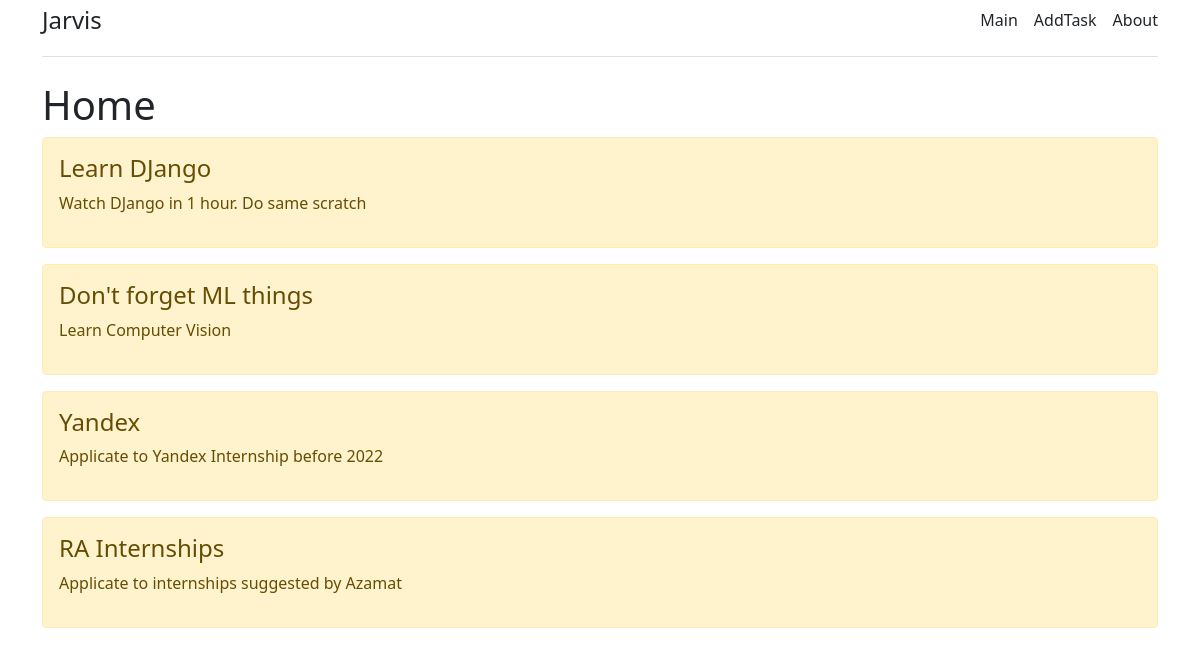
The page / on the database its author committed.
### main/models.py (models this page shows, shortened)
class Task(models.Model):
    title = models.CharField('Title', max_length=50)
    task = models.TextField('Text')

### main/views.py (the view)
# urls.py: path('', views.index, name='home'),
def index(request):
    tasks = Task.objects.all()
    return render(request, 'main/index.html', {'title': 'Home page', 'tasks': tasks})

### main/templates/main/index.html (shortened to what this page needs)
{% extends 'main/base.html' %}
{% block content %}
    <h1>Home</h1>
    {% if tasks %}
        {% for element in tasks %}
            <div class="alert alert-warning mt-2">
                <h4>{{ element.title }}</h4>
                <p>{{ element.task }}</p>
            </div>
        {% endfor %}
    {% else %}
        <p>No tasks</p>
    {% endif %}
{% endblock %}

### main/templates/main/base.html (shortened to what this page needs)
<!doctype html>
<html lang="en">
<head>
    <link rel="stylesheet" href="https://cdn.jsdelivr.net/npm/bootstrap@5.1.3/dist/css/bootstrap.min.css">
</head>
<body>
    <div class="container">
        <div class="d-flex flex-column flex-md-row align-items-center pb-3 mb-4 border-bottom">
          <a href="/" class="d-flex align-items-center text-dark text-decoration-none">
            <span class="fs-4">Jarvis</span>
          </a>
          <nav class="d-inline-flex mt-2 mt-md-0 ms-md-auto">
            <a class="me-3 py-2 text-dark text-decoration-none" href="{% url 'home' %}">Main</a>
            <a class="me-3 py-2 text-dark text-decoration-none" href="{% url 'addTask' %}">AddTask</a>
            <a class="py-2 text-dark text-decoration-none" href="{% url 'about' %}">About</a>
          </nav>
        </div>
    </div>
    <div class="container">
        {% block content %} {% endblock %}
    </div>
</body>
</html>

### rows shown on the page
Task: title "Learn DJango", task "Watch DJango in 1 hour. Do same scratch"
Task: title "Don't forget ML things", task "Learn Computer Vision"
Task: title "Yandex", task "Applicate to Yandex Internship before 2022"
Task: title "RA Internships", task "Applicate to internships suggested by Azamat"
